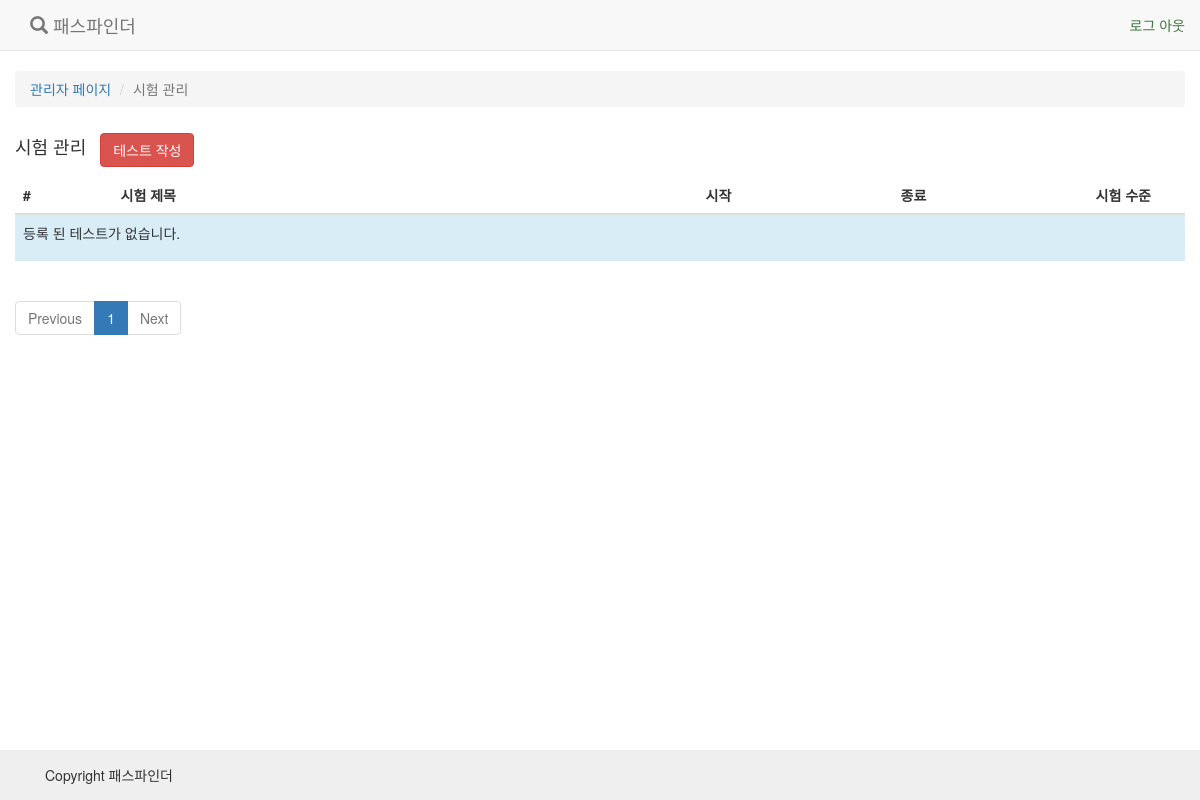
Before: /manage/exams/ (signed in) with the older database file.
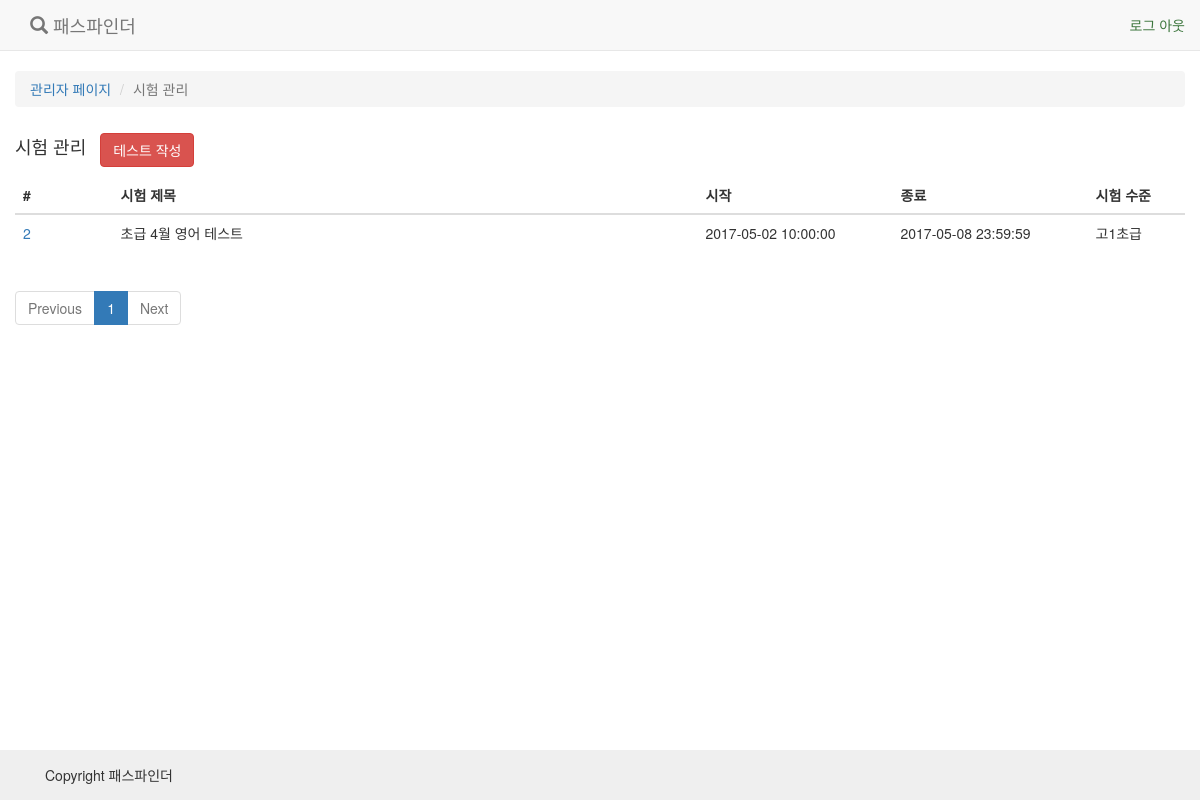
After: the same page with the newer database file.
### quiz/models.py (models this page shows, shortened)
@python_2_unicode_compatible
class Quiz(models.Model):
    level = models.IntegerField(
        verbose_name=u"퀴즈 수준",
        choices=LEVEL_CHOICES, default=0)
    title = models.CharField(
        verbose_name=u"퀴즈 제목",
        max_length=50)
    starting_date = models.DateTimeField(
        verbose_name=u"퀴즈 시작 날짜",
        null=True, blank=True)
    closing_date = models.DateTimeField(
        verbose_name=u"퀴즈 마감 날짜",
        null=True, blank=True)
    create_date = models.DateTimeField(auto_now_add=True)
    update_date = models.DateTimeField(auto_now=True)
    class Meta:
        verbose_name=u"퀴즈 관리"
        verbose_name_plural=u"퀴즈 관리"

### quiz/views.py (the view)
class ExamListView(StaffMemberRequiredMixin, View):
    def get(self, request):
        page = request.GET.get('p')
        quizes = Quiz.objects.all().order_by('-pk')
        paginator = Paginator(quizes, 20)
        try:
            quizes = paginator.page(page)
        except PageNotAnInteger:
            quizes = paginator.page(1)
        except EmptyPage:
            quizes = paginator.page(paginator.num_pages)
        return render(request, 'quiz/exam_list.html', {
            'quizes': quizes
        })

### quiz/views.py (called while the page is built)
    @method_decorator(staff_member_required)
    def dispatch(self, request, *args, **kwargs):
        return super(StaffMemberRequiredMixin, self).dispatch(request, *args, **kwargs)

### quiz/templates/quiz/exam_list.html (shortened to what this page needs)
{% extends 'base.html' %}
{% load staticfiles %}
{% load humanize %}
{% block content %}
    <div class="container">
        <div class="row" style="margin-top: 20px;">
            <ol class="breadcrumb">
                <li><a href="/">관리자 페이지 </a></li>
                <li class="active">시험 관리</li>
            </ol>
        </div>
        <div class="row">
            <ul class="list-inline">
                <li ><h4>시험 관리</h4></li>
                <li class=""><a class="btn btn-danger" href="{% url 'quiz:create_quiz' %}"> 테스트 작성 </a></li>
            </ul>
            <table class="table table-hover">
                <thead>
                    <th class="col-md-1">#</th>
                    <th class="col-md-6">시험 제목</th>
                    <th class="col-md-2">시작</th>
                    <th class="col-md-2">종료</th>
                    <th class="col-md-1">시험 수준</th>
                </thead>
                {% for exam in quizes %}
                    <tr class="exam" exam_id="{{ exam.pk }}">
                        <td class="col-md-1"><a href="{% url 'quiz:show_quiz' exam.pk %}">{{ exam.pk }}</a> </td>
                        <td class="col-md-6">{{ exam.title }}</td>
                        <td class="col-md-2">{{ exam.starting_date|date:"Y-m-d H:i:s" }}</td>
                        <td class="col-md-2">{{ exam.closing_date|date:"Y-m-d H:i:s" }}</td>
                        <td class="col-md-1">{{ exam.get_level_display }}</td>
                    </tr>
                {% empty %}
                    <tr>
                        <td class="bg-info" colspan="5"> <p>등록 된 테스트가 없습니다. </p></td>
                    </tr>
                {% endfor %}
            </table>
            <div>
                {% include 'quiz/paginator.html' with paginator=quizes %}
            </div>
        </div>
    </div>
{% endblock %}

Changed rows visible on the page:
added Quiz: pk "2", title "초급 4월 영어 테스트", starting_date "2017-05-02 10:00:00", closing_date "2017-05-08 23:59:59", level "고1초급"
Other visible differences:
text no longer shown: "등록 된 테스트가 없습니다."
